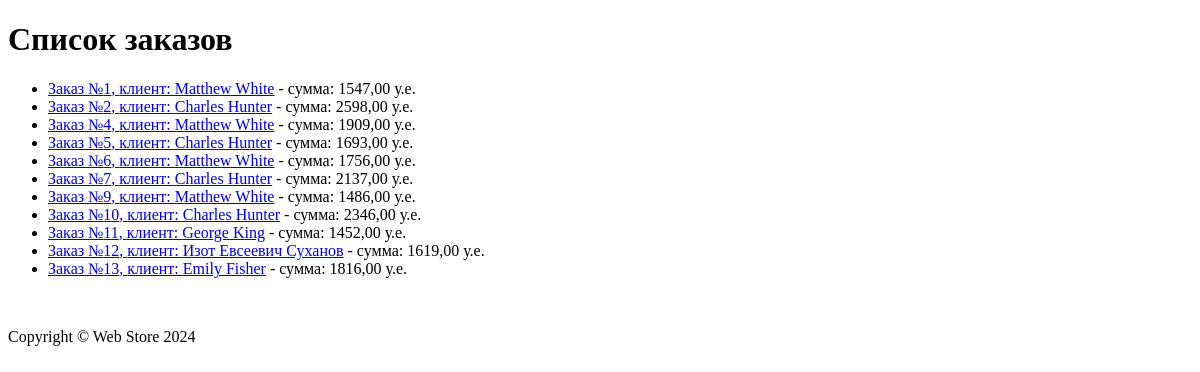
The app's page /orders/list/, older data.
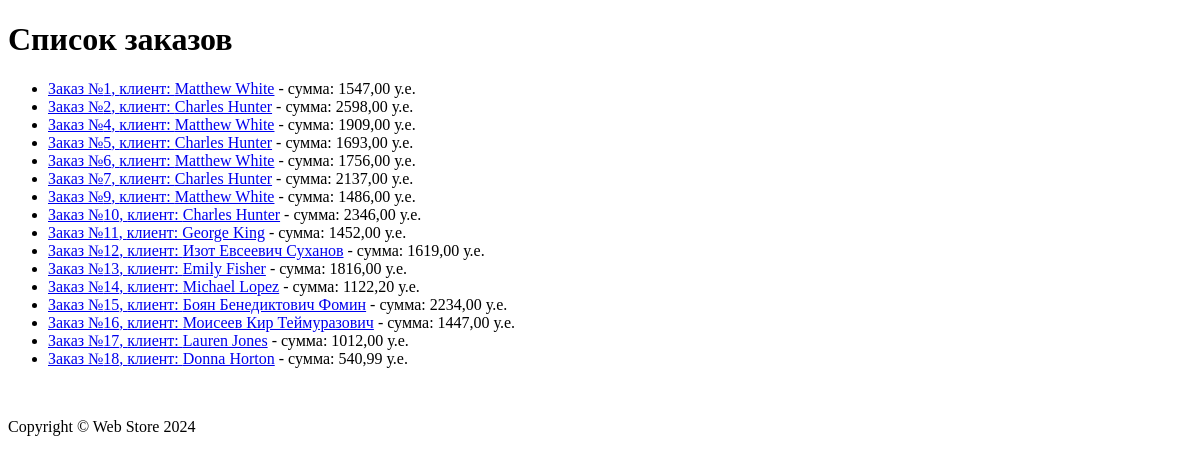
The same page, newer data.
### orders/models.py (models this page shows, shortened)
class Order(models.Model):
    customer = models.ForeignKey(Customer, on_delete=models.CASCADE, verbose_name='Клиент')
    products = models.ManyToManyField(Product, verbose_name='Товары')
    total_amount = models.DecimalField(max_digits=10, decimal_places=2, verbose_name='Сумма заказа')
    order_date = models.DateField(auto_now_add=True, verbose_name='Дата заказа')
    class Meta:
        verbose_name = 'Заказ'
        verbose_name_plural = 'Заказы'

### customers/models.py (models this page shows)
class Customer(models.Model):
    name = models.CharField(max_length=255, verbose_name='Имя клиента')
    email = models.EmailField(verbose_name='Почтовый адрес')
    phone_number = models.CharField(max_length=15, verbose_name='Номер телефона')
    address = models.TextField(verbose_name='Адрес')
    registration_date = models.DateField(auto_now_add=True, verbose_name='Дата регистрации')
    def __str__(self):
        return self.name
    class Meta:
        verbose_name = 'Клиент'
        verbose_name_plural = 'Клиенты'

### orders/views.py (the view)
# urls.py: path('list/', fetch_order_list, name='order_list'),
def fetch_order_list(request):
    orders = Order.objects.all()
    return render(request, 'orders/order_list.html', {'orders': orders})

### orders/templates/orders/order_list.html (shortened to what this page needs)
{% extends 'base.html' %}
{% block content %}
    <h1>Список заказов</h1>
    <ul>
        {% for order in orders %}
        <li><a href="{% url 'order_view' order.id %}">Заказ №{{ order.id }}, </a>
            <a href="{% url 'customer_orders' order.customer.id %}">клиент: {{ order.customer }}</a>
             - сумма: {{ order.total_amount }} у.е.
        </li>
        {% empty %}
        <li>Список заказов пуст</li>
        {% endfor %}
    </ul>
{% endblock %}

### templates/base.html (shortened to what this page needs)
<!doctype html>
<html lang="ru">
<head>
</head>
<body>
    {% block content %}{% endblock %}
    <footer>
        <br>
        {% load i18n %}
        {% now "Y" as current_year %}
    </footer>
</body>
</html>

Row changes from the older to the newer data that the page shows:
added Order: id "14", customer "Michael Lopez", total_amount "1122,20"
added Order: id "15", customer "Боян Бенедиктович Фомин", total_amount "2234,00"
added Order: id "16", customer "Моисеев Кир Теймуразович", total_amount "1447,00"
added Order: id "17", customer "Lauren Jones", total_amount "1012,00"
added Order: id "18", customer "Donna Horton", total_amount "540,99"
